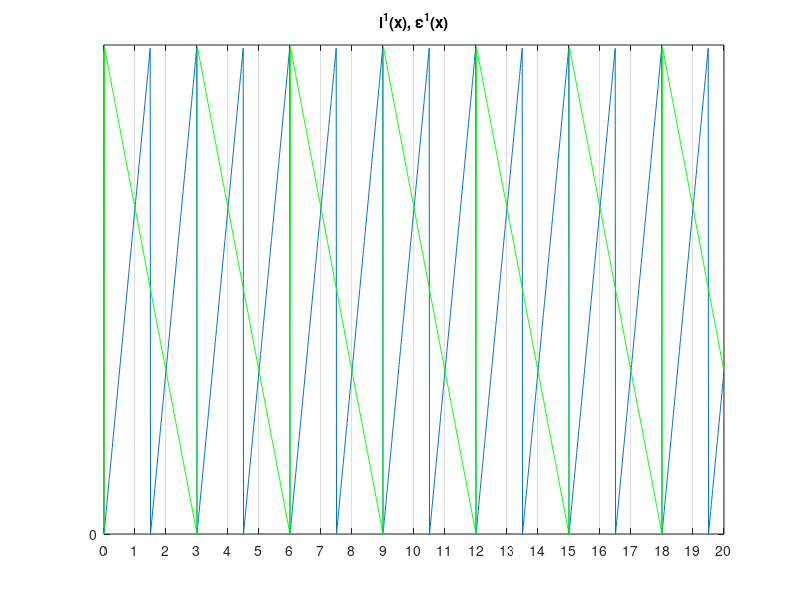

The MATLAB script that drew this image:
clc; clear; close all;

xmin = 0;
xmax = 20;
dx = 0.01;

x = xmin:dx:xmax;

P1 = 0.8;
P2 = 1.2;

l_x = (P1/P2).*x;

l_mod1_x = mod(l_x, 1);

epsilon_x = l_x - x;

epsilon_mod1_x = mod(epsilon_x, 1);

figure(1)
plot(x, l_mod1_x);
hold on
plot(x, epsilon_mod1_x, 'color', 'g');
title('l^1(x), \epsilon^1(x)');

grid on
myXTicks = xmin:1:xmax;
set(gca, 'XTick', myXTicks);
myYTicks = min(l_mod1_x):1:max(l_mod1_x);
set(gca, 'YTick', myYTicks);
